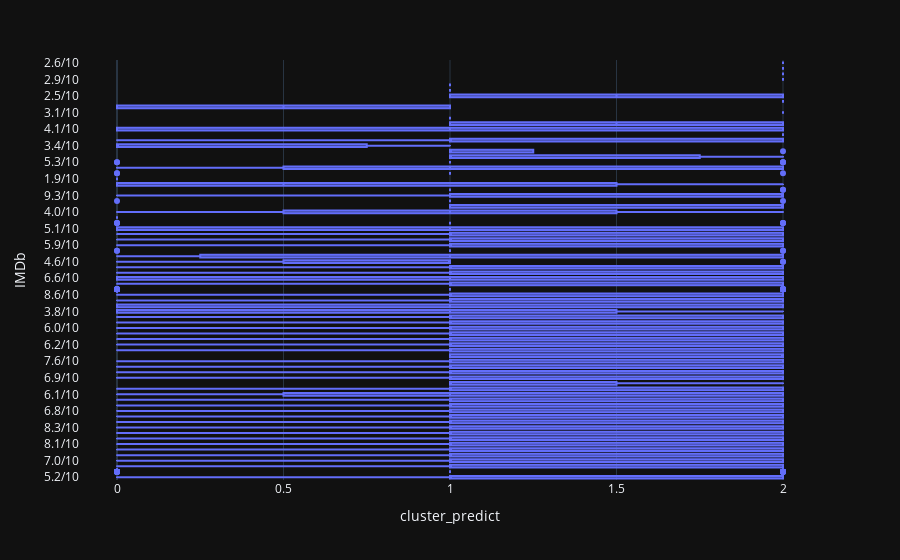

Here is the notebook cell this chart was saved with:
### Code cell
my_boxplot_fct(train_orig_pred, "IMDb")

### Figure 1 — Plotly figure (JSON) as saved in the notebook; plotly's stock layout.template omitted (floating-point values rounded to 4 significant figures; data arrays with more than 128 entries replaced by an {"elided": "..."} marker saying what was removed)
{"data": [{"alignmentgroup": "True", "hovertemplate": "cluster_predict=%{x}<br>IMDb=%{y}<extra></extra>", "legendgroup": "", "marker": {"color": "#636efa"}, "name": "", "notched": false, "offsetgroup": "", "orientation": "h", "showlegend": false, "x": {"elided": "4863 float values"}, "x0": " ", "xaxis": "x", "y": {"elided": "4863 str values"}, "y0": " ", "yaxis": "y", "type": "box"}], "layout": {"xaxis": {"anchor": "y", "domain": [0.0, 1.0], "title": {"text": "cluster_predict"}}, "yaxis": {"anchor": "x", "domain": [0.0, 1.0], "title": {"text": "IMDb"}}, "legend": {"tracegroupgap": 0}, "margin": {"t": 60}, "boxmode": "group"}}
